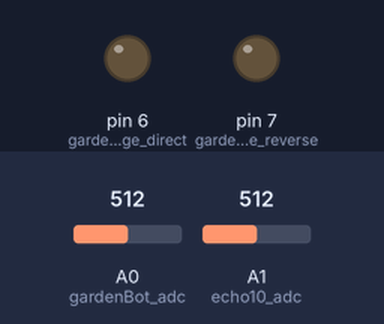
This sketch was run on a simulated Arduino Uno, built with avr-gcc and run on an emulated ATmega328P. Parts: output pins drawn as LEDs (lit = HIGH). The test bench sets the inputs (shaded band); at power-on: A0 (gardenBot_adc) = 512, A1 (echo10_adc) = 512. Pins used as bus, display or sensor lines are not drawn; what the sketch prints to the serial monitor is not drawn.

Above: at 15.0 s.
At 32.5 s:
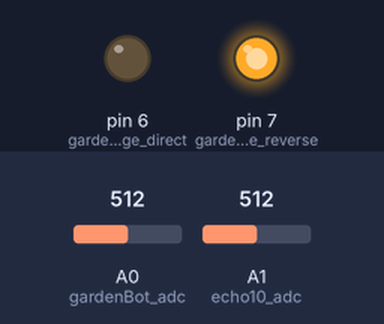
At 37.0 s:
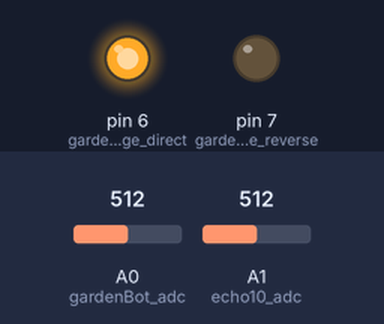
Timing chart, 0 to 39.0 s (numbered marks = the images above):
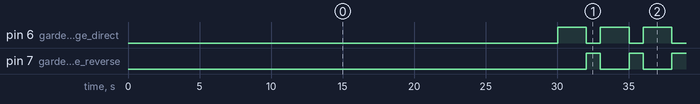

The sketch:

sensorUmidade_final.ino
```cpp
#define DISCARDED_SAMPLES 5
#define N_SAMPLES 5
#define FN_SAMPLES 5.0
#define SERIAL_CADENCIA 60000 //1 min
#define AMOSTRAGEM_CADENCIA 30000 //amostragem a cada 30s
//o sensor da gardenBot trabalha em torno de um sistema de inversao de tensao de alimentacao, cuja finalidade eh sanar o problema de corrosao ocasionado pela alimentacao
//ininterrupta perceptivel em grande maioria dos sensores de umidade do solo
const int gardenBot_adc = 0;    //sms: soil moisture sensor, sensor de medição de umidade do solo fabricado no LMPT (http://gardenbot.org/howTo/soilMoisture/#The_local_circuit_-_simple_voltage)
const int gardenBot_voltage_direct = 6;
const int gardenBot_voltage_reverse = 7;
const int gardenBot_flipTimer = 1000;

double gardenBot_direct = 0;
double gardenBot_reverse = 0;
double gardenBot_average = 0;

const int echo10_adc = 1; //sensor de umidade do solo ECHO-10, da Decagon Devices
const int echo10_trigger = 4; //o sensor echo10 precisa ser trigado por pelo menos 10ms a uma tensão entre 2 e 5V, sendo o valor de saída (leitura) uma variação entre 10 a 40% da tensão de trigger
double echo10_read = 0;  // variable to store the value coming from the sensor

long long serial_cadencia_ms = 0;
long long amostragem_cadencia_ms = 0;
long long tempo_ms = 0;
int i = 0;

void setup() {

   Serial.begin(9600);
   pinMode(echo10_trigger, OUTPUT);
   pinMode(echo10_adc, INPUT);
   digitalWrite(echo10_trigger, LOW);

  pinMode(gardenBot_voltage_direct, OUTPUT);
  pinMode(gardenBot_voltage_reverse, OUTPUT);
  pinMode(gardenBot_adc, INPUT);

  analogRead(echo10_adc); //a primeira leitura eh descartada pois nao eh precisa
  //isto eh um problema especifico do atmega328p
}

void loop() {
  tempo_ms = millis();

  if ((tempo_ms - amostragem_cadencia_ms) >= AMOSTRAGEM_CADENCIA) {
      //o sensor da gardenBot trabalha com tensao de referencia em 5V, default do Arduino UNO
      analogReference(DEFAULT);
      delay(20);

      //eh necessario descartar algumas amostras apos mudar a referencia do ADC devido a problemas de precisao
      for(i=0; i<DISCARDED_SAMPLES; i++)
        analogRead(gardenBot_adc);

      gardenBot_reverse = 0;
      gardenBot_direct = 0;
      gardenBot_average = 0;

      for(i=0; i<N_SAMPLES; i++) {

        setSensorPolarity(true);
        delay(gardenBot_flipTimer);
        //leitura em sentido direto da corrente
        gardenBot_direct += analogRead(gardenBot_adc);

        delay(gardenBot_flipTimer);
        setSensorPolarity(false);
        delay(gardenBot_flipTimer);
        //leitura em sentido reverso
        gardenBot_reverse += 1023.0 - analogRead(gardenBot_adc);
      }

      gardenBot_direct = gardenBot_direct/FN_SAMPLES;
      gardenBot_reverse = gardenBot_reverse/FN_SAMPLES;
      gardenBot_average = (gardenBot_direct + gardenBot_reverse)/2.0;

      //como a tensão de alimentação do sensor echo10 eh 2,5V (por divisor de tensao em hdw), o valor maximo de leiura do adc eh de 1V
      //portanto, usa-se a tensao de referencia interna do Arduino UNO de 1V1 para aproveitar o maximo de resolucao possivel
      analogReference(INTERNAL);
      delay(20);

      //eh necessario descartar algumas amostras apos mudar a referencia do ADC devido a problemas de precisao
      for(i=0; i<DISCARDED_SAMPLES; i++)
        analogRead(echo10_adc);

      echo10_read = 0;

      for(i=0; i<N_SAMPLES; i++) {

        digitalWrite(echo10_trigger, HIGH);
        delay(15);
        echo10_read += analogRead(echo10_adc);
        delay(15);
        digitalWrite(echo10_trigger, LOW);
    }
      echo10_read = echo10_read/FN_SAMPLES;
      amostragem_cadencia_ms = tempo_ms;
  }

  if ((tempo_ms - serial_cadencia_ms) >= SERIAL_CADENCIA) {

      Serial.print("gardenBot: " );
      Serial.println(gardenBot_average);
      gardenBot_average = gardenBot_average*5.376e-3;
      Serial.print("gardenBot (V): " );
      Serial.println(gardenBot_average);

      Serial.print("echo10: " );
      Serial.println(echo10_read);
      Serial.print("echo10 (V): " );
      echo10_read = ((echo10_read*1.226e-3) -  154.761e-3);
      Serial.println(echo10_read);
      Serial.println("");
      serial_cadencia_ms = tempo_ms;
  }
}

void setSensorPolarity(boolean flip){
  if(flip){
    digitalWrite(gardenBot_voltage_direct, HIGH);
    digitalWrite(gardenBot_voltage_reverse, LOW);
  }else{
    digitalWrite(gardenBot_voltage_direct, LOW);
    digitalWrite(gardenBot_voltage_reverse, HIGH);
  }
}
```

Measured:
- by itself, pin 6 (gardenBot_voltage_direct): repeats every 30.0 s: 4 × (LOW 1.0 s, HIGH 2.0 s), LOW 16.0 s, HIGH 2.0 s
- by itself, pin 7 (gardenBot_voltage_reverse): repeats every 30.0 s: 3 × (LOW 2.0 s, HIGH 1.0 s), LOW 2.0 s, HIGH 16.0 s, LOW 2.0 s, HIGH 1.0 s
- by itself, everything shown: repeats every 30.0 s, in 10 steps
